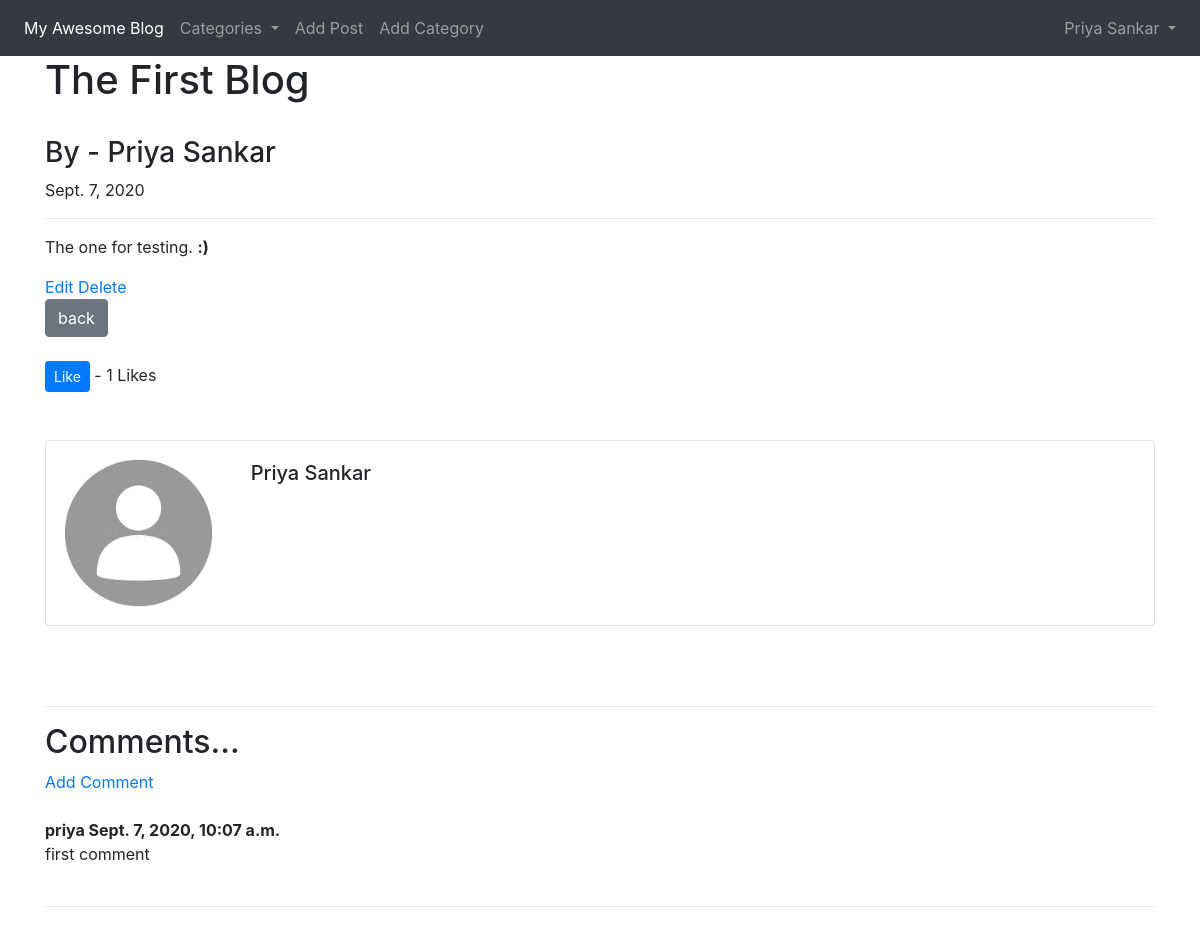
The app's page /blog/article/8 (signed in) with its own data.
### Blogapp/models.py (models this page shows, shortened)
class Post(models.Model):
    title = models.CharField(max_length=30)
    title_tag = models.CharField(max_length=30)
    author = models.ForeignKey(User, on_delete=models.CASCADE)
    content = RichTextField(blank=True, null=True)
    header_image = models.ImageField(null=True, blank=True,upload_to="images/")
    snippet = models.CharField(max_length=30)
    category = models.CharField(max_length=30,default='uncategorized')
    post_date = models.DateField(auto_now_add=True)
    likes = models.ManyToManyField(User, related_name = 'blog_posts')
    def total_likes(self):
        return self.likes.count()

class Comment(models.Model):
    post = models.ForeignKey(Post, related_name="comments", on_delete=models.CASCADE)
    name = models.CharField(max_length=30)
    body = models.TextField()
    date_added = models.DateTimeField(auto_now_add=True)

### Blogapp/views.py (the view)
# urls.py: path('article/<int:pk>', ArticleDetailView.as_view(), name='article_detail'),
class ArticleDetailView(DetailView):
    model = Post
    template_name = 'Blogapp/article_details.html'
    def get_context_data(self, *args, **kwargs):
        cat_menu = Category.objects.all()
        context = super(ArticleDetailView, self).get_context_data(*args, **kwargs)
        stuff = get_object_or_404(Post, id=self.kwargs['pk'])
        total_likes = stuff.total_likes()
        liked = False
        if stuff.likes.filter(id=self.request.user.id).exists():
            liked = True
        context["cat_menu"] = cat_menu
        context["total_likes"] = total_likes
        context["liked"] = liked
        return context

### Blogapp/models.py (called while the page is built)
    def __str__(self):
        return self.name.title()

### Blogapp/templates/Blogapp/article_details.html (shortened to what this page needs)
{% extends 'Blogapp/base.html' %}
{% load static %}
{% block content %}
<h1>{{post.title}}</h1><br>
<h3>By - {{post.author.first_name}}  {{post.author.last_name}}</h3><p>{{ post.post_date }}</p> <hr>
<p>{{ post.content|safe }}</p>
{% if user.is_authenticated %}
  {% if user.id == post.author.id %}
      <a href="{% url 'update_post' post.pk %}">Edit</a>
      <a href="{% url 'delete_post' post.pk %}">Delete</a>
  {% endif %}
{% endif %}
<br>
<a class="btn btn-secondary" href="{% url 'home' %}">back</a>
<br><br>
{% if user.is_authenticated %}
<form action="{% url 'like_post' post.pk %}" method="POST">
  {% if liked %}
      <button type="submit" name="post_id", value="{{ post.id }}", class="btn btn-danger btn-sm">Unlike</button>
  {% else %}
      <button type="submit" name="post_id", value="{{ post.id }}", class="btn btn-primary btn-sm">Like</button>
  {% endif %}
{% else %}
    <small> <a href="{% url 'login' %}">Login</a>  to like</small>
{% endif %}
      - {{ total_likes }} Likes
</form>
<br><br>
<div class="card mb-3">
  <div class="row no-gutters">
    <div class="col-md-2">
    {% if post.author.profile.profile_pic %}
      <img src="{{ post.author.profile.profile_pic.url }}" class="card-img">
    {% else %}
      <img src="{% static 'Blogproject/images/default_profile_pic.png' %}" class="card-img">
    {% endif %}
    </div>
    <div class="col-md-10">
      <div class="card-body">
        <h5 class="card-title">{{post.author.first_name}}  {{post.author.last_name}}</h5>
      </div>
    </div>
  </div>
</div>
<br><br><hr>
<h2>Comments...</h2>
{% if not post.comments.all %}
  No comments yet...<a href="{% url 'add_comment' post.pk %}">Add Comment</a>
{% else %}
<a href="{% url 'add_comment' post.pk %}">Add Comment</a><br><br>
  {% for comment in post.comments.all %}
  <strong>
    {{ comment.name }}
    {{ comment.date_added }}
  </strong>
  <br>
  {{ comment.body }}
  <br><br>
{% endfor %}
{% endif %}
<hr>
<br><br>
{% endblock %}

### Blogapp/templates/Blogapp/base.html (shortened to what this page needs)
<!doctype html>
<html lang="en">
  <head>
    <link rel="stylesheet" href="https://stackpath.bootstrapcdn.com/bootstrap/4.5.0/css/bootstrap.min.css">
  </head>
  <body>
    <nav class="navbar navbar-expand-lg navbar-dark bg-dark">
  <div class="collapse navbar-collapse" id="navbarSupportedContent">
    <ul class="navbar-nav mr-auto">
      <li class="nav-item active">
        <a class="nav-link" href="{% url 'home' %}">My Awesome Blog<span class="sr-only">(current)</span></a>
      </li>
      {% if cat_menu %}
      <li class="nav-item dropdown">
        <a class="nav-link dropdown-toggle" href="#" id="navbarDropdown" role="button" data-toggle="dropdown" aria-haspopup="true" aria-expanded="false">
          Categories
        </a>
      </li>
      {% else %}
      <li class="nav-item">
        <a class="nav-link" href="{% url 'category_list' %}">Categories</a>
      </li>
      {% endif %}
      {% if user.is_authenticated %}
      <li class="nav-item">
        <a class="nav-link" href="{% url 'add_post' %}">Add Post</a>
      </li>
      <li class="nav-item">
        <a class="nav-link" href="{% url 'add_category' %}">Add Category</a>
      </li>
      {% endif %}
    </ul>
{% if user.is_authenticated %}
    <ul class="navbar-nav ml-auto">
      <li class="nav-item dropdown">
       <a class="nav-link dropdown-toggle" href="#" id="navbarDropdown" role="button" data-toggle="dropdown" aria-haspopup="true" aria-expanded="false">
         {{ user.first_name }}
         {{ user.last_name }}
       </a>
     </li>
    </ul>
{% endif %}
  </div>
</nav>
    <div class="container">
      {% block content %}
      {% endblock %}
    </div>
  </body>
</html>

### records on screen
Post: title "The First Blog", author.first_name "Priya", author.last_name "Sankar", post_date "Sept. 7, 2020", content "The one for testing. :)"
Comment: name "priya", date_added "Sept. 7, 2020, 10:07 a.m.", body "first comment"

### other values on screen
{{ user.first_name }} "Priya"
{{ user.last_name }} "Sankar"
{{ total_likes }} "1"
